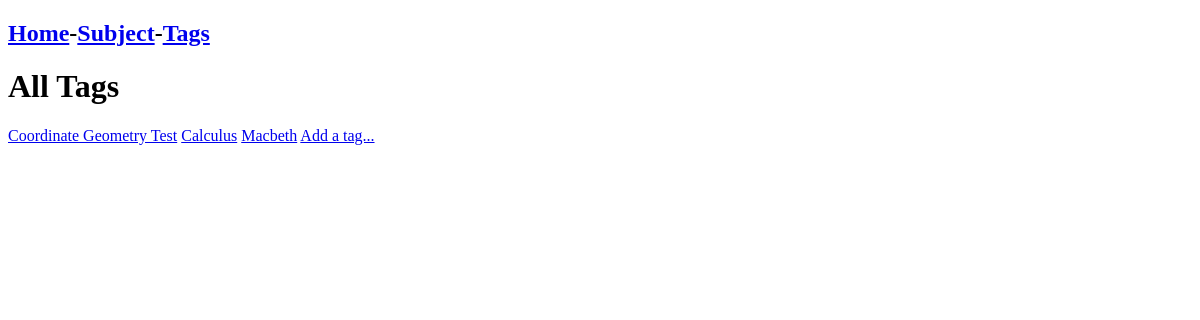
Before: /all-tags with the older database file.
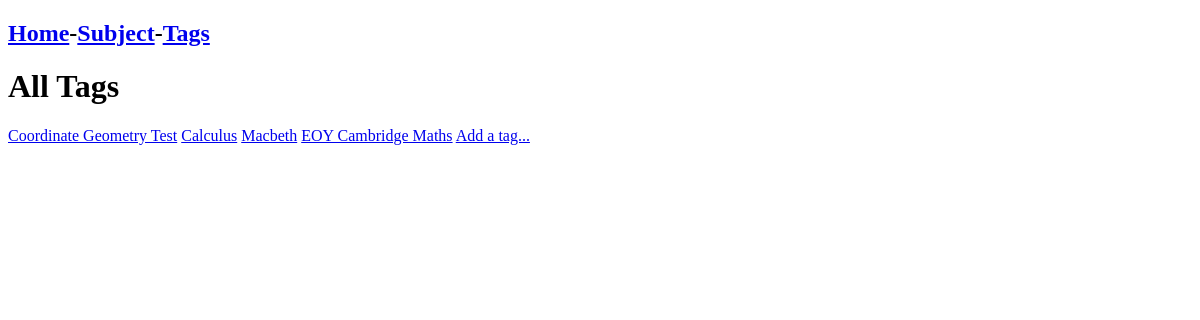
After: the same page with the newer database file.
### tables this page shows
CREATE TABLE TAG (id INTEGER PRIMARY KEY AUTOINCREMENT, name STRING, info STRING);

### routes.py (the view)
@app.route('/all-tags')
def tags():
    tags = retrievenop('SELECT id, name FROM TAG')
    return render_template('pages/tags.html',tags=tags)

### routes.py (called while the page is built)
def retrievenop(query):
    conn = sqlite3.connect('notes_app.db')
    cur = conn.cursor()
    cur.execute(query)
    results = cur.fetchall()
    conn.commit()
    return(results)

### templates/pages/tags.html
{% extends 'base_templates/layout.html' %}
{% block content %}
<h1>All Tags</h1>
{% for tag in tags %}
<a href="/tag/{{tag[0]}}">{{tag[1]}}</a>
{% endfor %}
<a href="/create-tag">Add a tag...</a>
{% endblock %}

### templates/base_templates/layout.html (shortened to what this page needs)
<!DOCTYPE html>
<html>
    <head>
        <link rel="stylesheet" href="/static/css/style.css">
    </head>
    <body>
        <nav>
            {% include "base_templates/nav.html"%}
        </nav>
        <main>
            {% block content %}
            {% endblock %}
        </main>
    </body>
</html>

### templates/base_templates/nav.html
<h1><a href="/">Home</a>-<a href="/all-subjects">Subject</a>-<a href="/all-tags">Tags</a></h1>

Changed rows visible on the page:
added TAG: name "EOY Cambridge Maths"
